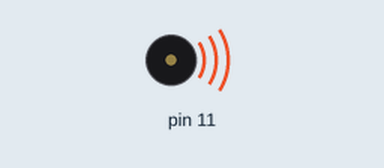
The sketch below on a simulated Arduino Uno, built with avr-gcc and run on an emulated ATmega328P. Shown: buzzer (waves = sounding).

Above: at 0.2 s.
At 5.0 s:
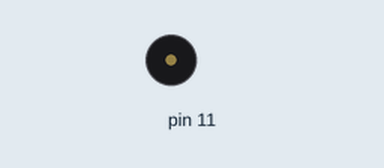
Timing chart, 0 to 7.8 s (numbered marks = the images above):
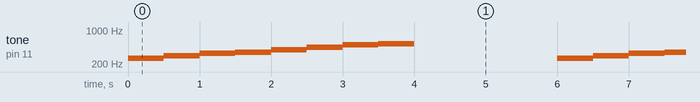

Measured:
- by itself, tone on pin 11: repeats every 6.0 s: 294 Hz 0.50 s, 330 Hz 0.50 s, 349 Hz 0.50 s, 392 Hz 0.50 s, 440 Hz 0.50 s, 494 Hz 0.50 s, 523 Hz 0.50 s, silent 2.0 s, 262 Hz 0.50 s

The sketch:

Pro8_tone.ino
```cpp
int melody[] = {262,294,330,349,392,440,494,523};

void setup() {
}

void loop() {
   for (int i=0; i<=7; i++) {
     tone(11, melody[i],500);
     delay(500);
     //noTone(9);
    }
    delay(2000);
}
```
